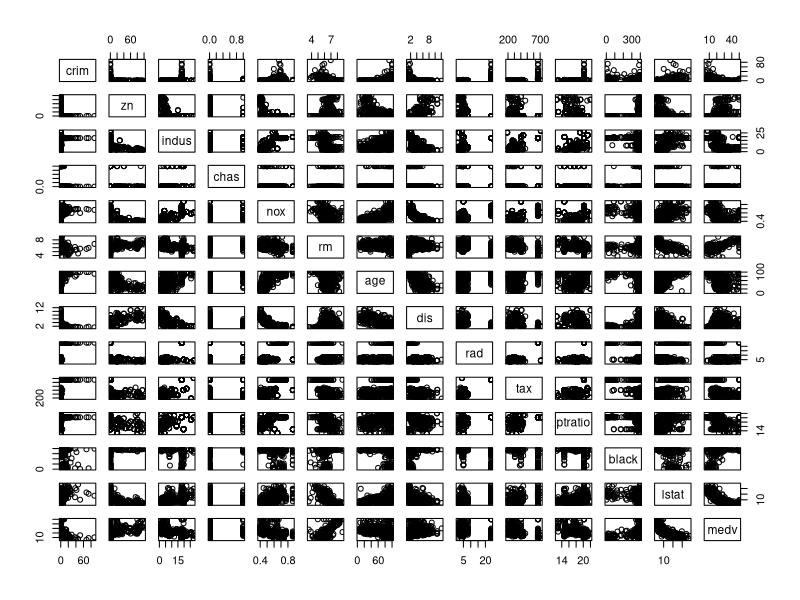
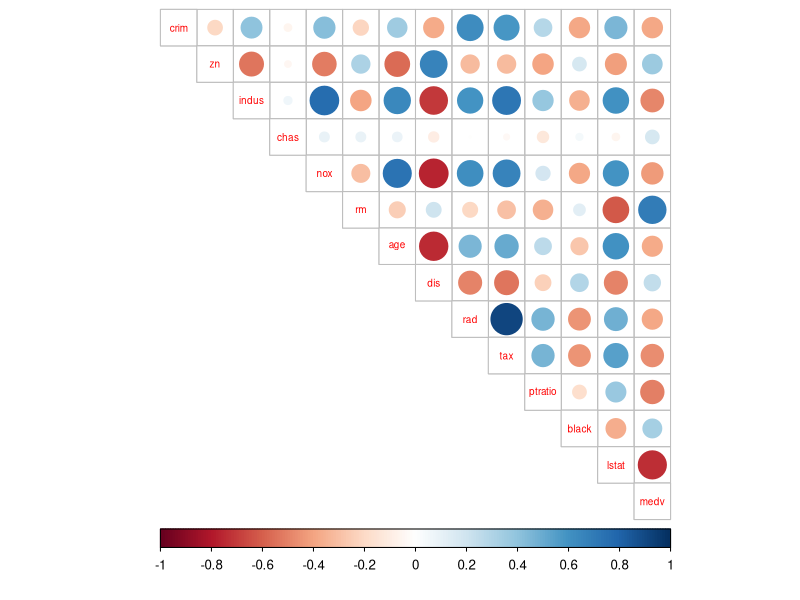

Write R code to recreate these figures, in order.
## ---- chunk 1
# Elina Järvelä-Reijonen
# 25.11.2019


# Loading the data
library(MASS)
data('Boston')

# Exploring the structure and dimensions of the data
str(Boston)
dim(Boston)
## ---- chunk 2
# A graphical overview of the data and summaries of the variables in the data

pairs(Boston)
summary(Boston)
## ---- chunk 3
# Drawing a correlations plot
# access the 'corrplot' and 'tidyr' packages
library(corrplot)
library(tidyr)


# calculate the correlation matrix and round it (use two digits)
cor_matrix<-cor(Boston)

# print the correlation matrix
cor_matrix

# visualize the correlation matrix
corrplot(cor_matrix, method="circle", type="upper", cl.pos="b", tl.pos="d", tl.cex = 0.6)

## ---- chunk 4
# Let's standardize the variables
boston_scaled <- scale(Boston)

# summaries of the scaled variables
summary(boston_scaled)

# the variables are now centered so that the mean is 0

# class of the boston_scaled object
class(boston_scaled)

# change the object to data frame
boston_scaled <- as.data.frame(boston_scaled)

# create a quantile vector of crim and print it
bins <- quantile(boston_scaled$crim)
bins

# Let's use the bins to create a categorical variable
crime <- cut(boston_scaled$crim, breaks = bins, include.lowest = TRUE)

# look at the table of the new factor crime
table(crime)

# create a categorical variable 'crime' and set the labels
crime <- cut(boston_scaled$crim, breaks = bins, include.lowest = TRUE, labels = c("low", "med_low", "med_high", "high"))

# look at the table of the new factor crime
table(crime)

# Let's remove original crim from the dataset
boston_scaled <- dplyr::select(boston_scaled, -crim)

# add the new categorical value to scaled data
boston_scaled <- data.frame(boston_scaled, crime)


## ---- chunk 5
# number of rows in the Boston dataset 
n <- nrow(boston_scaled)

# choose randomly 80% of the rows
ind <- sample(n,  size = n * 0.8)

# create train set
train <- boston_scaled[ind,]

# create test set 
test <- boston_scaled[-ind,]

# save the correct classes from test data
correct_classes <- test$crime

# remove the crime variable from test data
test <- dplyr::select(test, -crime)

